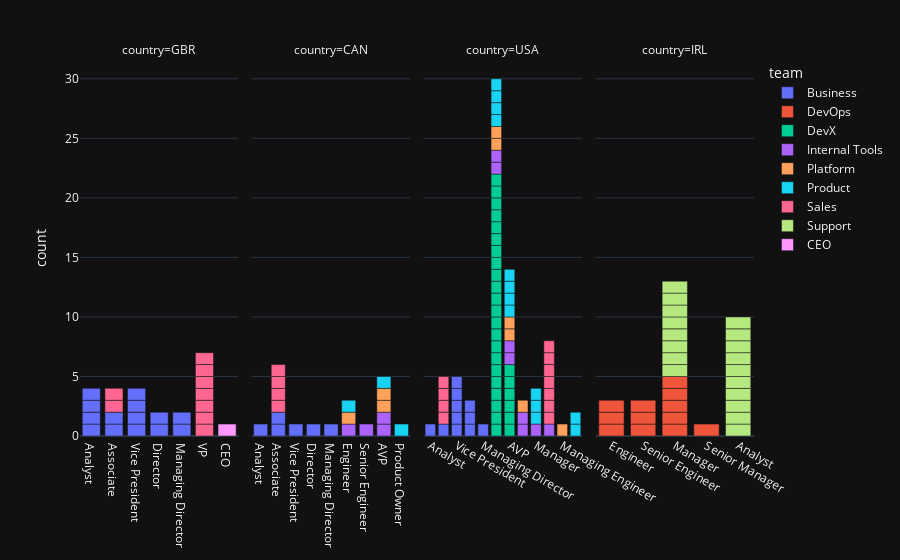

The notebook cell saved with this chart:
### Code cell
import plotly.express as px

fig = px.bar(
    expanded_df,
    x="title",
    color="team",
    hover_name="name",
    hover_data=["team", "tz", "city","manager","languages"],
    facet_col="country",
    template="plotly_dark",
)
fig.update_xaxes(matches=None, title_text=None)

### Figure 1 — Plotly figure (JSON) as saved in the notebook; plotly's stock layout.template omitted (floating-point values rounded to 4 significant figures)
{"data": [{"alignmentgroup": "True", "customdata": [["Business", "UTC", "London", "Linda Diaz", ["Scala", "Java", "JavaScript"]], ["Business", "UTC", "London", "Sonya Dominguez", ["JavaScript", "Go", "Typescript", "Python"]], ["Business", "UTC", "London", "Sonya Dominguez", ["Scala"]], ["Business", "UTC", "London", "Sonya Dominguez", ["Java", "Python"]], ["Business", "UTC", "London", "Sonya Dominguez", []], ["Business", "UTC", "London", "Sonya Dominguez", ["JavaScript", "Python"]], ["Business", "UTC", "London", "Cheryl Boyer", ["JavaScript"]], ["Business", "UTC", "London", "Sonya Dominguez", ["Java", "JavaScript", "Python"]], ["Business", "UTC", "London", "Sonya Dominguez", ["Scala", "Java", "Erlang", "Typescript"]], ["Business", "UTC", "London", "Sonya Dominguez", []], ["Business", "UTC", "London", "Sonya Dominguez", ["Java", "JavaScript", "Python", "Typescript"]], ["Business", "UTC", "London", "Sonya Dominguez", ["Typescript"]], ["Business", "UTC", "London", "April Hernandez", ["Go"]], ["Business", "UTC", "London", "April Hernandez", []]], "hovertemplate": "<b>%{hovertext}</b><br><br>team=%{customdata[0]}<br>country=GBR<br>title=%{x}<br>count=%{y}<br>tz=%{customdata[1]}<br>city=%{customdata[2]}<br>manager=%{customdata[3]}<br>languages=%{customdata[4]}<extra></extra>", "hovertext": ["Wayne Green", "Kyle Smith", "Wesley Randolph", "Evan Summers", "Manuel Hicks", "Mark Rubio", "Linda Diaz", "Albert Vaughan", "Terrence Moran", "Kerry Powell", "Stephanie Barnes", "Calvin Owens", "Jeffery Anderson", "Gregory Sharp"], "legendgroup": "Business", "marker": {"color": "#636efa", "pattern": {"shape": ""}}, "name": "Business", "offsetgroup": "Business", "orientation": "v", "showlegend": true, "textposition": "auto", "type": "bar", "x": ["Analyst", "Analyst", "Analyst", "Analyst", "Associate", "Associate", "Vice President", "Vice President", "Vice President", "Vice President", "Director", "Director", "Managing Director", "Managing Director"], "xaxis": "x", "y": [1, 1, 1, 1, 1, 1, 1, 1, 1, 1, 1, 1, 1, 1], "yaxis": "y"}, {"alignmentgroup": "True", "customdata": [["Business", "EST", "Toronto", "Sonya Dominguez", []], ["Business", "EST", "Toronto", "Sonya Dominguez", []], ["Business", "EST", "Toronto", "Gregory Sharp", []], ["Business", "EST", "Toronto", "Bradley Williamson", ["Java"]], ["Business", "EST", "Toronto", "Sonya Dominguez", ["Java", "Go"]], ["Business", "EST", "Toronto", "April Hernandez", []]], "hovertemplate": "<b>%{hovertext}</b><br><br>team=%{customdata[0]}<br>country=CAN<br>title=%{x}<br>count=%{y}<br>tz=%{customdata[1]}<br>city=%{customdata[2]}<br>manager=%{customdata[3]}<br>languages=%{customdata[4]}<extra></extra>", "hovertext": ["Shelby Martin", "Jeffery Park", "Paul Miller", "Austin Freeman", "Robert Raymond", "Sonya Dominguez"], "legendgroup": "Business", "marker": {"color": "#636efa", "pattern": {"shape": ""}}, "name": "Business", "offsetgroup": "Business", "orientation": "v", "showlegend": false, "textposition": "auto", "type": "bar", "x": ["Analyst", "Associate", "Associate", "Vice President", "Director", "Managing Director"], "xaxis": "x2", "y": [1, 1, 1, 1, 1, 1], "yaxis": "y2"}, {"alignmentgroup": "True", "customdata": [["Business", "EST", "New York", "Gregory Sharp", ["Java", "Typescript"]], ["Business", "EST", "New York", "Sonya Dominguez", ["Java", "Typescript"]], ["Business", "EST", "New York", "Linda Diaz", ["Java", "JavaScript", "Typescript"]], ["Business", "EST", "New York", "April Hernandez", []], ["Business", "EST", "New York", "Sonya Dominguez", ["Go", "JavaScript", "Typescript"]], ["Business", "EST", "New York", "Sonya Dominguez", ["Java"]], ["Business", "EST", "New York", "Sonya Dominguez", ["JavaScript"]], ["Business", "EST", "New York", "Cheryl Boyer", []], ["Business", "EST", "New York", "Gregory Sharp", ["Java", "Go", "JavaScript", "Typescript"]], ["Business", "EST", "New York", "Gregory Sharp", []], ["Business", "EST", "New York", "Cheryl Boyer", ["Python"]]], "hovertemplate": "<b>%{hovertext}</b><br><br>team=%{customdata[0]}<br>country=USA<br>title=%{x}<br>count=%{y}<br>tz=%{customdata[1]}<br>city=%{customdata[2]}<br>manager=%{customdata[3]}<br>languages=%{customdata[4]}<extra></extra>", "hovertext": ["Justin Mckinney", "David Jones", "Adam Cannon", "Randall Nichols", "Michael Davis", "Mr. Jeremiah Duncan", "Justin Robinson", "Bradley Williamson", "Nancy Taylor", "Nathan Johnson", "April Hernandez"], "legendgroup": "Business", "marker": {"color": "#636efa", "pattern": {"shape": ""}}, "name": "Business", "offsetgroup": "Business", "orientation": "v", "showlegend": false, "textposition": "auto", "type": "bar", "x": ["Analyst", "Associate", "Vice President", "Vice President", "Vice President", "Vice President", "Vice President", "Director", "Director", "Director", "Managing Director"], "xaxis": "x3", "y": [1, 1, 1, 1, 1, 1, 1, 1, 1, 1, 1], "yaxis": "y3"}, {"alignmentgroup": "True", "customdata": [["DevOps", "UTC", "Dublin", "Nicholas Dean", ["Java"]], ["DevOps", "UTC", "Dublin", "Nicholas Dean", ["Java", "JavaScript", "Python", "Typescript"]], ["DevOps", "UTC", "Dublin", "Angela Cross", ["Go", "Python"]], ["DevOps", "UTC", "Dublin", "Nicholas Dean", ["Java"]], ["DevOps", "UTC", "Dublin", "Nicholas Dean", ["Scala", "Typescript", "Python"]], ["DevOps", "UTC", "Dublin", "Ryan Wilkins", ["Scala", "Java", "JavaScript", "Typescript"]], ["DevOps", "UTC", "Dublin", "Cheryl Boyer", ["Java", "Erlang", "Python"]], ["DevOps", "UTC", "Dublin", "Nicholas Dean", ["Go"]], ["DevOps", "UTC", "Dublin", "Nicholas Dean", []], ["DevOps", "UTC", "Dublin", "Nicholas Dean", ["Java", "JavaScript", "Python"]], ["DevOps", "UTC", "Dublin", "Kevin Smith", []], ["DevOps", "UTC", "Dublin", "Cheryl Boyer", ["Scala", "Typescript", "Python"]]], "hovertemplate": "<b>%{hovertext}</b><br><br>team=%{customdata[0]}<br>country=IRL<br>title=%{x}<br>count=%{y}<br>tz=%{customdata[1]}<br>city=%{customdata[2]}<br>manager=%{customdata[3]}<br>languages=%{customdata[4]}<extra></extra>", "hovertext": ["John Larson", "Billy Smith", "Christopher Contreras", "Wendy Price", "Jon Forbes", "Karen Rodriguez", "Nicholas Dean", "Ryan Wilkins", "Vicki Henderson", "Angela Cross", "Stephanie Collier", "Kevin Smith"], "legendgroup": "DevOps", "marker": {"color": "#EF553B", "pattern": {"shape": ""}}, "name": "DevOps", "offsetgroup": "DevOps", "orientation": "v", "showlegend": true, "textposition": "auto", "type": "bar", "x": ["Engineer", "Engineer", "Engineer", "Senior Engineer", "Senior Engineer", "Senior Engineer", "Manager", "Manager", "Manager", "Manager", "Manager", "Senior Manager"], "xaxis": "x4", "y": [1, 1, 1, 1, 1, 1, 1, 1, 1, 1, 1, 1], "yaxis": "y4"}, {"alignmentgroup": "True", "customdata": [["DevX", "EST", "Fort Lauderdale", "Cheryl Boyer", []], ["DevX", "EST", "Fort Lauderdale", "Sonya Smith", []], ["DevX", "EST", "Fort Lauderdale", "Sonya Smith", []], ["DevX", "EST", "Fort Lauderdale", "Sonya Smith", ["Java"]], ["DevX", "EST", "Fort Lauderdale", "Sonya Smith", ["Scala", "Java", "Typescript", "Python"]], ["DevX", "EST", "Fort Lauderdale", "Sonya Smith", ["JavaScript"]], ["DevX", "EST", "Fort Lauderdale", "Sonya Smith", ["Scala", "Java"]], ["DevX", "EST", "Fort Lauderdale", "Sonya Smith", []], ["DevX", "EST", "Fort Lauderdale", "Sonya Smith", ["Python"]], ["DevX", "EST", "Fort Lauderdale", "Sonya Smith", ["Java", "Typescript"]], ["DevX", "EST", "Fort Lauderdale", "Melissa Brown", ["Java"]], ["DevX", "EST", "Fort Lauderdale", "Melissa Brown", ["Python"]], ["DevX", "EST", "Fort Lauderdale", "Melissa Brown", []], ["DevX", "EST", "Fort Lauderdale", "Melissa Brown", []], ["DevX", "EST", "Fort Lauderdale", "Melissa Brown", ["JavaScript", "Typescript"]], ["DevX", "EST", "Fort Lauderdale", "Danielle Cochran", ["Scala"]], ["DevX", "EST", "Fort Lauderdale", "Frederick Jennings", ["JavaScript"]], ["DevX", "EST", "Fort Lauderdale", "Frederick Jennings", ["Scala", "Go", "JavaScript"]], ["DevX", "EST", "Fort Lauderdale", "Frederick Jennings", ["Go", "Typescript", "Python"]], ["DevX", "EST", "Fort Lauderdale", "Frederick Jennings", []], ["DevX", "EST", "Fort Lauderdale", "Debra Elliott", ["Java", "JavaScript", "Python", "Typescript"]], ["DevX", "EST", "Fort Lauderdale", "Debra Elliott", ["Java", "Python"]], ["DevX", "EST", "Fort Lauderdale", "Cheryl Boyer", []], ["DevX", "EST", "Fort Lauderdale", "Steven Reese", ["Java", "Typescript", "Python", "Scala", "JavaScript"]], ["DevX", "EST", "Fort Lauderdale", "Steven Reese", ["Scala", "Java", "JavaScript"]], ["DevX", "EST", "Fort Lauderdale", "Steven Reese", ["Java"]], ["DevX", "EST", "Fort Lauderdale", "Steven Reese", []], ["DevX", "EST", "Fort Lauderdale", "Steven Reese", []]], "hovertemplate": "<b>%{hovertext}</b><br><br>team=%{customdata[0]}<br>country=USA<br>title=%{x}<br>count=%{y}<br>tz=%{customdata[1]}<br>city=%{customdata[2]}<br>manager=%{customdata[3]}<br>languages=%{customdata[4]}<extra></extra>", "hovertext": ["Sonya Smith", "Elizabeth Vega", "Billy Becker", "Samuel Klein", "Ariel Quinn", "Gregory Rodriguez", "Jennifer Wilson", "Larry Taylor", "Amy Robinson", "Brenda Thomas", "Keith Jackson", "Aaron Petty", "Sheila Martinez", "Renee Preston", "Lisa Ballard", "Courtney Foley", "Jacob Medina", "Thomas Gutierrez", "James Marshall", "Kristopher Campbell", "Adam Rivera", "Mrs. Michelle Gray", "Steven Reese", "Melissa Brown", "Danielle Cochran", "Frederick Jennings", "Debra Elliott", "Pamela Molina"], "legendgroup": "DevX", "marker": {"color": "#00cc96", "pattern": {"shape": ""}}, "name": "DevX", "offsetgroup": "DevX", "orientation": "v", "showlegend": true, "textposition": "auto", "type": "bar", "x": ["Engineer", "Engineer", "Engineer", "Engineer", "Engineer", "Engineer", "Engineer", "Engineer", "Engineer", "Engineer", "Engineer", "Engineer", "Engineer", "Engineer", "Engineer", "Engineer", "Engineer", "Engineer", "Engineer", "Engineer", "Engineer", "Engineer", "AVP", "AVP", "AVP", "AVP", "AVP", "AVP"], "xaxis": "x3", "y": [1, 1, 1, 1, 1, 1, 1, 1, 1, 1, 1, 1, 1, 1, 1, 1, 1, 1, 1, 1, 1, 1, 1, 1, 1, 1, 1, 1], "yaxis": "y3"}, {"alignmentgroup": "True", "customdata": [["Internal Tools", "EST", "Toronto", "Alexander Murphy", ["Python"]], ["Internal Tools", "EST", "Toronto", "Cheryl Boyer", ["Python"]], ["Internal Tools", "EST", "Toronto", "Alexander Murphy", []], ["Internal Tools", "EST", "Toronto", "Alexander Murphy", ["Java", "Go", "JavaScript"]]], "hovertemplate": "<b>%{hovertext}</b><br><br>team=%{customdata[0]}<br>country=CAN<br>title=%{x}<br>count=%{y}<br>tz=%{customdata[1]}<br>city=%{customdata[2]}<br>manager=%{customdata[3]}<br>languages=%{customdata[4]}<extra></extra>", "hovertext": ["Nathan Morrow", "Michael Barajas", "Michelle Lee", "Sean Romero"], "legendgroup": "Internal Tools", "marker": {"color": "#ab63fa", "pattern": {"shape": ""}}, "name": "Internal Tools", "offsetgroup": "Internal Tools", "orientation": "v", "showlegend": true, "textposition": "auto", "type": "bar", "x": ["Engineer", "Senior Engineer", "AVP", "AVP"], "xaxis": "x2", "y": [1, 1, 1, 1], "yaxis": "y2"}, {"alignmentgroup": "True", "customdata": [["Internal Tools", "PST", "Seattle", "Cheryl Boyer", []], ["Internal Tools", "PST", "Seattle", "Cassandra Lopez", ["JavaScript"]], ["Internal Tools", "PST", "Seattle", "Alexander Murphy", ["Java", "Python"]], ["Internal Tools", "PST", "Seattle", "Alexander Murphy", ["Python"]], ["Internal Tools", "PST", "Seattle", "Alexander Murphy", ["Java"]], ["Internal Tools", "PST", "Seattle", "Cheryl Boyer", ["JavaScript", "Python"]], ["Internal Tools", "PST", "Seattle", "Samantha Huber", ["Java", "Go", "Typescript"]], ["Internal Tools", "PST", "Seattle", "Cheryl Boyer", ["Java", "Python"]]], "hovertemplate": "<b>%{hovertext}</b><br><br>team=%{customdata[0]}<br>country=USA<br>title=%{x}<br>count=%{y}<br>tz=%{customdata[1]}<br>city=%{customdata[2]}<br>manager=%{customdata[3]}<br>languages=%{customdata[4]}<extra></extra>", "hovertext": ["Cassandra Lopez", "Holly Davis", "Diane Glenn", "Kristin Cook", "Michael Thomas", "Samantha Huber", "Luke Boyd", "Alexander Murphy"], "legendgroup": "Internal Tools", "marker": {"color": "#ab63fa", "pattern": {"shape": ""}}, "name": "Internal Tools", "offsetgroup": "Internal Tools", "orientation": "v", "showlegend": false, "textposition": "auto", "type": "bar", "x": ["Engineer", "Engineer", "Senior Engineer", "Senior Engineer", "Manager", "AVP", "AVP", "VP"], "xaxis": "x3", "y": [1, 1, 1, 1, 1, 1, 1, 1], "yaxis": "y3"}, {"alignmentgroup": "True", "customdata": [["Platform", "EST", "Toronto", "Rhonda Russell", ["Java"]], ["Platform", "EST", "Toronto", "Rhonda Russell", []], ["Platform", "EST", "Toronto", "Rhonda Russell", []]], "hovertemplate": "<b>%{hovertext}</b><br><br>team=%{customdata[0]}<br>country=CAN<br>title=%{x}<br>count=%{y}<br>tz=%{customdata[1]}<br>city=%{customdata[2]}<br>manager=%{customdata[3]}<br>languages=%{customdata[4]}<extra></extra>", "hovertext": ["Madeline Moran", "Stephen Hebert", "Sarah Miller"], "legendgroup": "Platform", "marker": {"color": "#FFA15A", "pattern": {"shape": ""}}, "name": "Platform", "offsetgroup": "Platform", "orientation": "v", "showlegend": true, "textposition": "auto", "type": "bar", "x": ["Engineer", "AVP", "AVP"], "xaxis": "x2", "y": [1, 1, 1], "yaxis": "y2"}, {"alignmentgroup": "True", "customdata": [["Platform", "PST", "Seattle", "Sarah Miller", []], ["Platform", "PST", "Seattle", "Sarah Miller", ["Scala", "Java", "JavaScript"]], ["Platform", "PST", "Seattle", "Sarah Miller", ["Java", "Python", "Typescript"]], ["Platform", "PST", "Seattle", "Rhonda Russell", []], ["Platform", "PST", "Seattle", "Cheryl Boyer", ["Java", "JavaScript"]], ["Platform", "PST", "Seattle", "Rhonda Russell", []]], "hovertemplate": "<b>%{hovertext}</b><br><br>team=%{customdata[0]}<br>country=USA<br>title=%{x}<br>count=%{y}<br>tz=%{customdata[1]}<br>city=%{customdata[2]}<br>manager=%{customdata[3]}<br>languages=%{customdata[4]}<extra></extra>", "hovertext": ["Emily Morgan", "Matthew Sandoval", "John Baker", "Stephanie Morales", "Rhonda Russell", "Crystal Barrett"], "legendgroup": "Platform", "marker": {"color": "#FFA15A", "pattern": {"shape": ""}}, "name": "Platform", "offsetgroup": "Platform", "orientation": "v", "showlegend": false, "textposition": "auto", "type": "bar", "x": ["Engineer", "Engineer", "Senior Engineer", "Managing Engineer", "AVP", "AVP"], "xaxis": "x3", "y": [1, 1, 1, 1, 1, 1], "yaxis": "y3"}, {"alignmentgroup": "True", "customdata": [["Product", "EST", "Toronto", "Lisa Parrish", []], ["Product", "EST", "Toronto", "Lisa Parrish", ["Scala", "JavaScript", "Python"]], ["Product", "EST", "Toronto", "Austin Douglas", ["Java", "JavaScript", "Python"]]], "hovertemplate": "<b>%{hovertext}</b><br><br>team=%{customdata[0]}<br>country=CAN<br>title=%{x}<br>count=%{y}<br>tz=%{customdata[1]}<br>city=%{customdata[2]}<br>manager=%{customdata[3]}<br>languages=%{customdata[4]}<extra></extra>", "hovertext": ["Bradley Sandoval", "Rose Williams", "Amanda Lopez"], "legendgroup": "Product", "marker": {"color": "#19d3f3", "pattern": {"shape": ""}}, "name": "Product", "offsetgroup": "Product", "orientation": "v", "showlegend": true, "textposition": "auto", "type": "bar", "x": ["Engineer", "Product Owner", "AVP"], "xaxis": "x2", "y": [1, 1, 1], "yaxis": "y2"}, {"alignmentgroup": "True", "customdata": [["Product", "PST", "Seattle", "Cindy Wallace", []], ["Product", "EST", "New York", "Cindy Wallace", ["Java", "JavaScript", "Python"]], ["Product", "PST", "Seattle", "Lisa Parrish", ["Scala"]], ["Product", "EST", "New York", "Lisa Parrish", ["Java", "Typescript"]], ["Product", "PST", "Seattle", "Amanda Lopez", ["Java", "Python", "Typescript"]], ["Product", "PST", "Seattle", "Lisa Parrish", ["Java"]], ["Product", "PST", "Seattle", "Lisa Parrish", []], ["Product", "EST", "New York", "Cindy Wallace", []], ["Product", "PST", "Seattle", "Lisa Parrish", []], ["Product", "EST", "New York", "Cheryl Boyer", ["Java", "Python"]], ["Product", "PST", "Seattle", "Austin Douglas", ["Java"]], ["Product", "EST", "New York", "Austin Douglas", ["Java", "Python"]], ["Product", "PST", "Seattle", "Austin Douglas", []]], "hovertemplate": "<b>%{hovertext}</b><br><br>team=%{customdata[0]}<br>country=USA<br>title=%{x}<br>count=%{y}<br>tz=%{customdata[1]}<br>city=%{customdata[2]}<br>manager=%{customdata[3]}<br>languages=%{customdata[4]}<extra></extra>", "hovertext": ["Edward Leon Jr.", "Carol Wright", "Wendy Sullivan", "Christopher Tyler", "Eric Duffy", "Kimberly Jackson", "Jason Murray", "Brian Rogers", "Dawn Peters", "Austin Douglas", "Ricky Dixon", "Cindy Wallace", "Lisa Parrish"], "legendgroup": "Product", "marker": {"color": "#19d3f3", "pattern": {"shape": ""}}, "name": "Product", "offsetgroup": "Product", "orientation": "v", "showlegend": false, "textposition": "auto", "type": "bar", "x": ["Engineer", "Engineer", "Engineer", "Engineer", "Manager", "Manager", "Manager", "Product Owner", "Product Owner", "AVP", "AVP", "AVP", "AVP"], "xaxis": "x3", "y": [1, 1, 1, 1, 1, 1, 1, 1, 1, 1, 1, 1, 1], "yaxis": "y3"}, {"alignmentgroup": "True", "customdata": [["Sales", "UTC", "London", "Eric Macdonald", ["Java", "JavaScript", "Typescript"]], ["Sales", "UTC", "London", "Charlotte White", ["Scala", "Java", "JavaScript"]], ["Sales", "UTC", "London", "Cheryl Boyer", []], ["Sales", "UTC", "London", "Shannon Wright", []], ["Sales", "UTC", "London", "Shannon Wright", ["Typescript"]], ["Sales", "UTC", "London", "Shannon Wright", ["Java", "Python"]], ["Sales", "UTC", "London", "Shannon Wright", ["Java", "Typescript", "Python"]], ["Sales", "UTC", "London", "Shannon Wright", []], ["Sales", "UTC", "London", "Shannon Wright", ["Typescript"]]], "hovertemplate": "<b>%{hovertext}</b><br><br>team=%{customdata[0]}<br>country=GBR<br>title=%{x}<br>count=%{y}<br>tz=%{customdata[1]}<br>city=%{customdata[2]}<br>manager=%{customdata[3]}<br>languages=%{customdata[4]}<extra></extra>", "hovertext": ["Brandy Richardson", "Marie Martinez", "Shannon Wright", "Amanda Bishop", "Jennifer Howard", "Tiffany Wilkins", "Rhonda Allen", "Wendy Coleman", "Chelsea Diaz"], "legendgroup": "Sales", "marker": {"color": "#FF6692", "pattern": {"shape": ""}}, "name": "Sales", "offsetgroup": "Sales", "orientation": "v", "showlegend": true, "textposition": "auto", "type": "bar", "x": ["Associate", "Associate", "VP", "VP", "VP", "VP", "VP", "VP", "VP"], "xaxis": "x", "y": [1, 1, 1, 1, 1, 1, 1, 1, 1], "yaxis": "y"}, {"alignmentgroup": "True", "customdata": [["Sales", "EST", "Toronto", "Eric Macdonald", ["Java", "JavaScript", "Typescript"]], ["Sales", "EST", "Toronto", "Jessica English", []], ["Sales", "EST", "Toronto", "Jessica English", ["Java", "JavaScript"]], ["Sales", "EST", "Toronto", "Rhonda Allen", []]], "hovertemplate": "<b>%{hovertext}</b><br><br>team=%{customdata[0]}<br>country=CAN<br>title=%{x}<br>count=%{y}<br>tz=%{customdata[1]}<br>city=%{customdata[2]}<br>manager=%{customdata[3]}<br>languages=%{customdata[4]}<extra></extra>", "hovertext": ["Joseph Hill", "Scott Rich", "Emily Cunningham", "Francis Foster"], "legendgroup": "Sales", "marker": {"color": "#FF6692", "pattern": {"shape": ""}}, "name": "Sales", "offsetgroup": "Sales", "orientation": "v", "showlegend": false, "textposition": "auto", "type": "bar", "x": ["Associate", "Associate", "Associate", "Associate"], "xaxis": "x2", "y": [1, 1, 1, 1], "yaxis": "y2"}, {"alignmentgroup": "True", "customdata": [["Sales", "EST", "New York", "Eric Macdonald", []], ["Sales", "EST", "New York", "Eric Macdonald", []], ["Sales", "EST", "New York", "Eric Macdonald", ["Scala", "Java", "Typescript"]], ["Sales", "EST", "New York", "Charlotte White", []], ["Sales", "EST", "New York", "Shannon Wright", ["Java", "JavaScript", "Python"]], ["Sales", "EST", "New York", "Shannon Wright", ["Scala", "Typescript"]], ["Sales", "EST", "New York", "Shannon Wright", []], ["Sales", "EST", "New York", "Shannon Wright", ["Java", "JavaScript", "Python"]], ["Sales", "EST", "New York", "Shannon Wright", ["JavaScript"]], ["Sales", "EST", "New York", "Shannon Wright", ["JavaScript"]], ["Sales", "EST", "New York", "Shannon Wright", []]], "hovertemplate": "<b>%{hovertext}</b><br><br>team=%{customdata[0]}<br>country=USA<br>title=%{x}<br>count=%{y}<br>tz=%{customdata[1]}<br>city=%{customdata[2]}<br>manager=%{customdata[3]}<br>languages=%{customdata[4]}<extra></extra>", "hovertext": ["Amanda Frazier", "Jeffrey Fleming", "Jessica Galvan", "Brenda Foster", "Eric Macdonald", "Jessica English", "Albert Henry", "Christopher Farmer", "Amanda Greene", "Charlotte White", "Brent Mercado"], "legendgroup": "Sales", "marker": {"color": "#FF6692", "pattern": {"shape": ""}}, "name": "Sales", "offsetgroup": "Sales", "orientation": "v", "showlegend": false, "textposition": "auto", "type": "bar", "x": ["Associate", "Associate", "Associate", "Associate", "VP", "VP", "VP", "VP", "VP", "VP", "VP"], "xaxis": "x3", "y": [1, 1, 1, 1, 1, 1, 1, 1, 1, 1, 1], "yaxis": "y3"}, {"alignmentgroup": "True", "customdata": [["Support", "UTC", "Dublin", "Mr. Todd Burke", ["JavaScript", "Python"]], ["Support", "UTC", "Dublin", "Mr. Todd Burke", ["Java", "Typescript", "Python", "Scala", "JavaScript"]], ["Support", "UTC", "Dublin", "Mr. Todd Burke", ["Java", "JavaScript", "Python"]], ["Support", "UTC", "Dublin", "Tina Carter", ["Java"]], ["Support", "UTC", "Dublin", "Tina Carter", ["Erlang"]], ["Support", "UTC", "Dublin", "Ryan Hayes", ["Scala", "Java", "Typescript"]], ["Support", "UTC", "Dublin", "Stephanie Evans", ["Java"]], ["Support", "UTC", "Dublin", "Stephanie Evans", ["JavaScript"]], ["Support", "UTC", "Dublin", "Stephanie Evans", ["Java"]], ["Support", "UTC", "Dublin", "Steven Warner", ["Java", "Go", "JavaScript", "Python"]], ["Support", "UTC", "Dublin", "Cheryl Boyer", ["Python"]], ["Support", "UTC", "Dublin", "Mr. Todd Burke", ["Java"]], ["Support", "UTC", "Dublin", "Mr. Todd Burke", []], ["Support", "UTC", "Dublin", "Mr. Todd Burke", []], ["Support", "UTC", "Dublin", "Mr. Todd Burke", []], ["Support", "UTC", "Dublin", "Mr. Todd Burke", ["Java", "Python"]], ["Support", "UTC", "Dublin", "Mr. Todd Burke", []], ["Support", "UTC", "Dublin", "Mr. Todd Burke", ["JavaScript", "Typescript"]]], "hovertemplate": "<b>%{hovertext}</b><br><br>team=%{customdata[0]}<br>country=IRL<br>title=%{x}<br>count=%{y}<br>tz=%{customdata[1]}<br>city=%{customdata[2]}<br>manager=%{customdata[3]}<br>languages=%{customdata[4]}<extra></extra>", "hovertext": ["Russell Peterson", "Heather Figueroa", "Melissa Gibbs", "Leslie Sanchez", "Natalie Morgan", "Pamela Ramirez", "Joshua Vance", "Gary Garrett", "Nancy Alexander", "Todd Robinson", "Mr. Todd Burke", "Tina Carter", "Kevin Smith", "Rebecca Fowler", "Ryan Hayes", "Damon Jimenez", "Stephanie Evans", "Steven Warner"], "legendgroup": "Support", "marker": {"color": "#B6E880", "pattern": {"shape": ""}}, "name": "Support", "offsetgroup": "Support", "orientation": "v", "showlegend": true, "textposition": "auto", "type": "bar", "x": ["Analyst", "Analyst", "Analyst", "Analyst", "Analyst", "Analyst", "Analyst", "Analyst", "Analyst", "Analyst", "Manager", "Manager", "Manager", "Manager", "Manager", "Manager", "Manager", "Manager"], "xaxis": "x4", "y": [1, 1, 1, 1, 1, 1, 1, 1, 1, 1, 1, 1, 1, 1, 1, 1, 1, 1], "yaxis": "y4"}, {"alignmentgroup": "True", "customdata": [["CEO", "UTC", "London", "Cheryl Boyer", ["Scala", "Java", "JavaScript"]]], "hovertemplate": "<b>%{hovertext}</b><br><br>team=%{customdata[0]}<br>country=GBR<br>title=%{x}<br>count=%{y}<br>tz=%{customdata[1]}<br>city=%{customdata[2]}<br>manager=%{customdata[3]}<br>languages=%{customdata[4]}<extra></extra>", "hovertext": ["Cheryl Boyer"], "legendgroup": "CEO", "marker": {"color": "#FF97FF", "pattern": {"shape": ""}}, "name": "CEO", "offsetgroup": "CEO", "orientation": "v", "showlegend": true, "textposition": "auto", "type": "bar", "x": ["CEO"], "xaxis": "x", "y": [1], "yaxis": "y"}], "layout": {"annotations": [{"font": {}, "showarrow": false, "text": "country=GBR", "x": 0.1175, "xanchor": "center", "xref": "paper", "y": 1, "yanchor": "bottom", "yref": "paper"}, {"font": {}, "showarrow": false, "text": "country=CAN", "x": 0.3725, "xanchor": "center", "xref": "paper", "y": 1, "yanchor": "bottom", "yref": "paper"}, {"font": {}, "showarrow": false, "text": "country=USA", "x": 0.6275, "xanchor": "center", "xref": "paper", "y": 1, "yanchor": "bottom", "yref": "paper"}, {"font": {}, "showarrow": false, "text": "country=IRL", "x": 0.8825, "xanchor": "center", "xref": "paper", "y": 1, "yanchor": "bottom", "yref": "paper"}], "barmode": "relative", "legend": {"title": {"text": "team"}, "tracegroupgap": 0}, "margin": {"t": 60}, "xaxis": {"anchor": "y", "domain": [0, 0.235], "title": {}}, "xaxis2": {"anchor": "y2", "domain": [0.255, 0.49], "title": {}}, "xaxis3": {"anchor": "y3", "domain": [0.51, 0.745], "title": {}}, "xaxis4": {"anchor": "y4", "domain": [0.765, 1.0], "title": {}}, "yaxis": {"anchor": "x", "domain": [0, 1], "title": {"text": "count"}}, "yaxis2": {"anchor": "x2", "domain": [0, 1], "matches": "y", "showticklabels": false}, "yaxis3": {"anchor": "x3", "domain": [0, 1], "matches": "y", "showticklabels": false}, "yaxis4": {"anchor": "x4", "domain": [0, 1], "matches": "y", "showticklabels": false}}}
